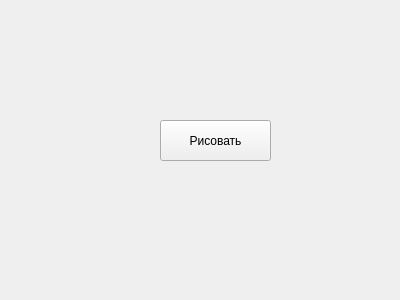
<?xml version="1.0" encoding="UTF-8"?>
<ui version="4.0">
 <class>Form</class>
 <widget class="QWidget" name="Form">
  <property name="geometry">
   <rect>
    <x>0</x>
    <y>0</y>
    <width>400</width>
    <height>300</height>
   </rect>
  </property>
  <property name="windowTitle">
   <string>Form</string>
  </property>
  <widget class="QPushButton" name="btn">
   <property name="geometry">
    <rect>
     <x>160</x>
     <y>120</y>
     <width>111</width>
     <height>41</height>
    </rect>
   </property>
   <property name="text">
    <string>Рисовать</string>
   </property>
  </widget>
 </widget>
 <resources/>
 <connections/>
</ui>
